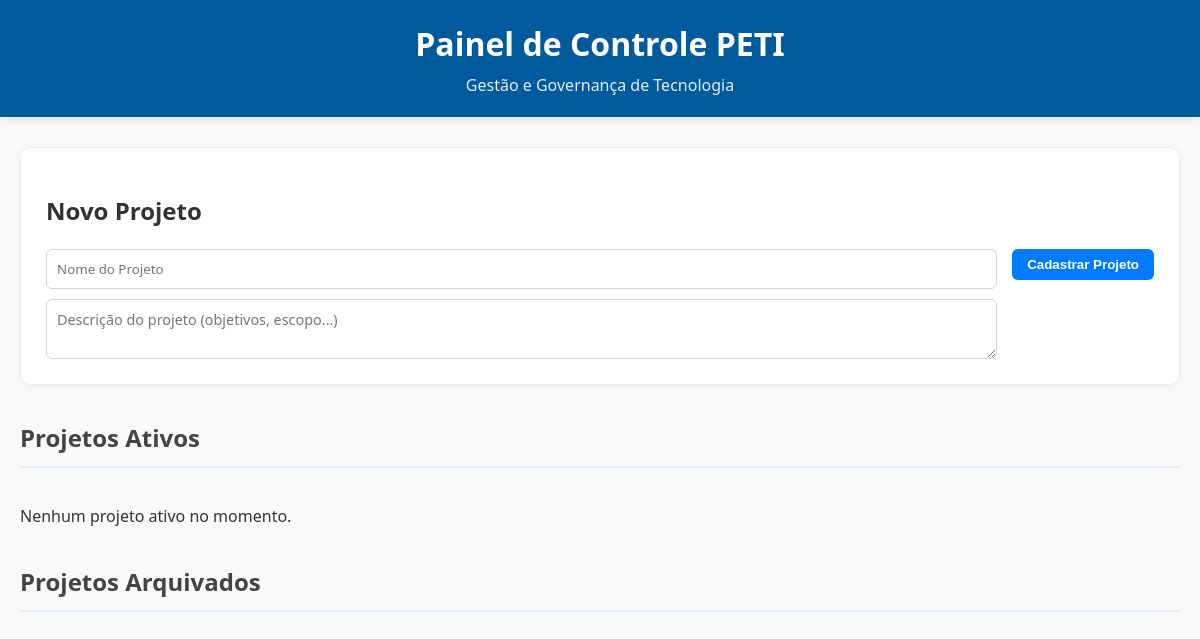
Before: / with the older database file.
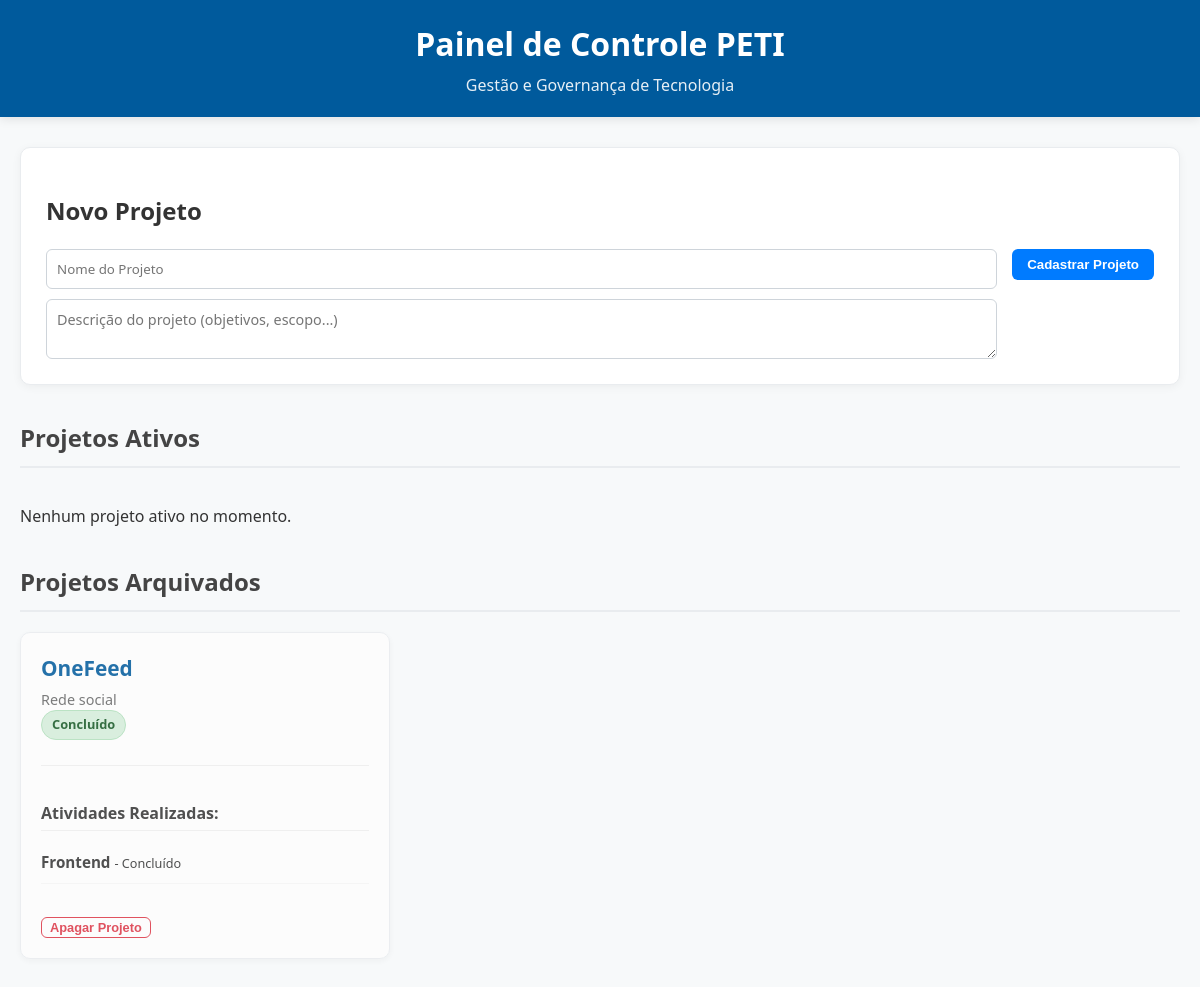
After: the same page with the newer database file.
### tables this page shows
CREATE TABLE projetos (
        id INTEGER PRIMARY KEY AUTOINCREMENT,
        nome TEXT NOT NULL,
        descricao TEXT,
        status TEXT DEFAULT 'Planejado' 
             CHECK(status IN ('Planejado', 'Em Andamento', 'Concluído', 'Cancelado'))
    );

CREATE TABLE atividades (
        id INTEGER PRIMARY KEY AUTOINCREMENT,
        titulo TEXT NOT NULL,
        descricao TEXT,
        status TEXT DEFAULT 'Em Andamento' 
             CHECK(status IN ('Em Andamento', 'Concluído', 'Cancelado')),
        projeto_id INTEGER,
        FOREIGN KEY (projeto_id) REFERENCES projetos (id) ON DELETE CASCADE
    );

### index.php (the view, shortened to what this page needs)
<?php
require 'banco.php';
function getAtividades($db, $projeto_id) {
    $stmtAtividades = $db->prepare("SELECT * FROM atividades WHERE projeto_id = ? ORDER BY id ASC");
    $stmtAtividades->execute([$projeto_id]);
    return $stmtAtividades->fetchAll(PDO::FETCH_ASSOC);
}
$projetos_ativos = [];
$projetos_arquivados = [];
$stmtArquivados = $db->query("SELECT * FROM projetos WHERE status IN ('Concluído', 'Cancelado') ORDER BY id DESC");
foreach ($stmtArquivados->fetchAll(PDO::FETCH_ASSOC) as $projeto) {
    $projeto['atividades'] = getAtividades($db, $projeto['id']);
    $projetos_arquivados[] = $projeto;
}
?>
<!DOCTYPE html>
<html lang="pt-br">
<head>
    <link rel="stylesheet" href="style.css" />
</head>
<body>
    <header>
        <h1>Painel de Controle PETI</h1>
        <p>Gestão e Governança de Tecnologia</p>
    </header>
    <main>
        <section class="container-cadastro">
            <h2>Novo Projeto</h2>
            <form action="index.php" method="POST" class="form-novo-projeto">
                <div class="grupo-input">
                    <input type="text" name="nome_projeto" placeholder="Nome do Projeto" required />
                    <textarea name="desc_projeto" placeholder="Descrição do projeto (objetivos, escopo...)" rows="2"></textarea>
                </div>
                <button type="submit" name="cadastrar_projeto" value="1">Cadastrar Projeto</button>
            </form>
        </section>
        <section class="container-projetos">
            <h2>Projetos Ativos</h2>
            <div id="painel-projetos-ativos">
                <?php if (empty($projetos_ativos)): ?>
                    <p>Nenhum projeto ativo no momento.</p>
                <?php endif; ?>
            </div>
        </section>
        <section class="container-projetos container-arquivados">
            <h2>Projetos Arquivados</h2>
            <div id="painel-projetos-arquivados">
                <?php foreach ($projetos_arquivados as $projeto): ?>
                    <div class="projeto-card card-arquivado">
                        <h3><?= htmlspecialchars($projeto['nome']) ?></h3>
                        <?php if(!empty($projeto['descricao'])): ?>
                                <p class="descricao-projeto"><?= nl2br(htmlspecialchars($projeto['descricao'])) ?></p>
                        <?php endif; ?>
                        <span class="status" data-status="<?= $projeto['status'] ?>"><?= $projeto['status'] ?></span>
                        <hr>
                        <h4>Atividades Realizadas:</h4>
                        <?php if (!empty($projeto['atividades'])): ?>
                            <ul class="lista-atividades-arquivadas">
                                <?php foreach ($projeto['atividades'] as $atividade): ?>
                                    <li>
                                        <div class="info-atividade">
                                            <strong><?= htmlspecialchars($atividade['titulo']) ?></strong>
                                            <small> - <?= $atividade['status'] ?></small>
                                        </div>
                                    </li>
                                <?php endforeach; ?>
                            </ul>
                        <?php endif; ?>
                         <form action="index.php" method="POST" style="margin-top:10px" onsubmit="return confirm('Excluir permanentemente?');">
                            <button type="submit" name="excluir_projeto" value="1" class="btn-excluir">Apagar Projeto</button>
                        </form>
                    </div>
                <?php endforeach; ?>
            </div>
        </section>
    </main>
</body>
</html>

### style.css (style rules this page uses)
body { font-family: system-ui, -apple-system, sans-serif; background-color: #f7f9fa; color: #333; margin: 0; padding: 0; line-height: 1.5; }
main { max-width: 1400px; margin: 30px auto; padding: 0 20px; }
header { background-color: #005a9c; color: white; padding: 20px; text-align: center; box-shadow: 0 2px 10px rgba(0, 0, 0, 0.1); }
header h1 { margin: 0; font-size: 2em; }
header p { margin: 5px 0 0; opacity: 0.9; }
.container-cadastro { background-color: white; padding: 25px; border-radius: 10px; box-shadow: 0 2px 10px rgba(0, 0, 0, 0.05); margin-bottom: 35px; border: 1px solid #e9ecef; }
.form-novo-projeto { display: flex; gap: 15px; align-items: flex-start; }
.grupo-input { flex-grow: 1; display: flex; flex-direction: column; gap: 10px; }
.container-projetos h2 { border-bottom: 2px solid #e9ecef; padding-bottom: 10px; color: #444; }
#painel-projetos-ativos, #painel-projetos-arquivados { display: grid; grid-template-columns: repeat(auto-fill, minmax(350px, 1fr)); gap: 25px; }
.projeto-card { background-color: white; border-radius: 10px; box-shadow: 0 2px 8px rgba(0, 0, 0, 0.05); border: 1px solid #e9ecef; padding: 20px; display: flex; flex-direction: column; }
.projeto-card h3 { margin: 0; color: #005a9c; font-size: 1.3em; }
.descricao-projeto { font-size: 0.9em; color: #666; margin: 5px 0 0 0; white-space: pre-line; }
.projeto-card h4 { margin: 20px 0 10px; border-bottom: 1px solid #eee; padding-bottom: 5px; }
.projeto-card hr { border: none; border-top: 1px solid #eee; margin: 15px 0; }
.status { font-weight: 600; padding: 4px 10px; border-radius: 15px; font-size: 0.8em; align-self: flex-start; margin-bottom: 10px; }
.status[data-status="Concluído"] { background: #d4edda; color: #155724; border: 1px solid #b1dfbb; }
.projeto-card ul { padding-left: 0; list-style: none; margin: 0 0 20px 0; }
.projeto-card li { display: flex; justify-content: space-between; align-items: flex-start; border-bottom: 1px solid #f5f5f5; padding: 10px 0; gap: 10px; }
.info-atividade { flex-grow: 1; font-size: 0.95em; }
input[type="text"], select, textarea { padding: 10px; border: 1px solid #ced4da; border-radius: 6px; font-family: inherit; width: 100%; box-sizing: border-box; }
textarea { resize: vertical; font-size: 0.9em; }
button { padding: 8px 15px; border-radius: 6px; border: none; cursor: pointer; font-weight: 600; transition: filter 0.2s; color: white; }
.container-cadastro button { background-color: #007bff; height: fit-content; }
.btn-excluir { background-color: transparent; color: #dc3545; border: 1px solid #dc3545; padding: 2px 8px; font-size: 0.8em; }
.card-arquivado { opacity: 0.85; background: #fdfdfd; }

Changed rows visible on the page:
added projetos: nome "OneFeed", descricao "Rede social", status "Concluído"
added atividades: titulo "Frontend", status "Concluído"
